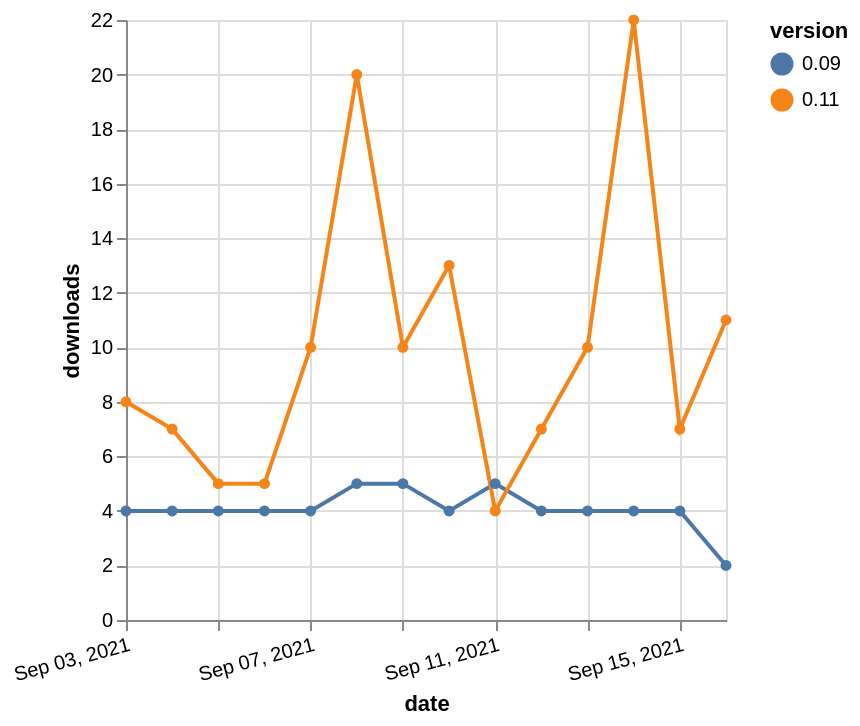

This figure's Vega-Lite source:
### Vega-Lite specification from a JSON file in a GitHub repository (floating-point values rounded to 4 significant figures)
{"$schema": "https://vega.github.io/schema/vega-lite/v5.json", "description": "A simple bar chart with embedded data.", "data": {"values": [{"date": "2021-09-03", "total": 6276, "delta": 4, "version": "0.09"}, {"date": "2021-09-04", "total": 6280, "delta": 4, "version": "0.09"}, {"date": "2021-09-05", "total": 6284, "delta": 4, "version": "0.09"}, {"date": "2021-09-06", "total": 6288, "delta": 4, "version": "0.09"}, {"date": "2021-09-07", "total": 6292, "delta": 4, "version": "0.09"}, {"date": "2021-09-08", "total": 6297, "delta": 5, "version": "0.09"}, {"date": "2021-09-09", "total": 6302, "delta": 5, "version": "0.09"}, {"date": "2021-09-10", "total": 6306, "delta": 4, "version": "0.09"}, {"date": "2021-09-11", "total": 6311, "delta": 5, "version": "0.09"}, {"date": "2021-09-12", "total": 6315, "delta": 4, "version": "0.09"}, {"date": "2021-09-13", "total": 6319, "delta": 4, "version": "0.09"}, {"date": "2021-09-14", "total": 6323, "delta": 4, "version": "0.09"}, {"date": "2021-09-15", "total": 6327, "delta": 4, "version": "0.09"}, {"date": "2021-09-16", "total": 6329, "delta": 2, "version": "0.09"}, {"date": "2021-09-03", "total": 14345, "delta": 8, "version": "0.11"}, {"date": "2021-09-04", "total": 14352, "delta": 7, "version": "0.11"}, {"date": "2021-09-05", "total": 14357, "delta": 5, "version": "0.11"}, {"date": "2021-09-06", "total": 14362, "delta": 5, "version": "0.11"}, {"date": "2021-09-07", "total": 14372, "delta": 10, "version": "0.11"}, {"date": "2021-09-08", "total": 14392, "delta": 20, "version": "0.11"}, {"date": "2021-09-09", "total": 14402, "delta": 10, "version": "0.11"}, {"date": "2021-09-10", "total": 14415, "delta": 13, "version": "0.11"}, {"date": "2021-09-11", "total": 14419, "delta": 4, "version": "0.11"}, {"date": "2021-09-12", "total": 14426, "delta": 7, "version": "0.11"}, {"date": "2021-09-13", "total": 14436, "delta": 10, "version": "0.11"}, {"date": "2021-09-14", "total": 14458, "delta": 22, "version": "0.11"}, {"date": "2021-09-15", "total": 14465, "delta": 7, "version": "0.11"}, {"date": "2021-09-16", "total": 14476, "delta": 11, "version": "0.11"}]}, "width": "container", "mark": {"type": "line", "point": {"filled": true}}, "encoding": {"x": {"field": "date", "type": "temporal", "timeUnit": "yearmonthdate", "title": "date", "axis": {"labelAngle": -15}}, "y": {"field": "delta", "type": "quantitative", "title": "downloads"}, "color": {"field": "version", "type": "nominal"}, "tooltip": {"field": "delta"}}}
